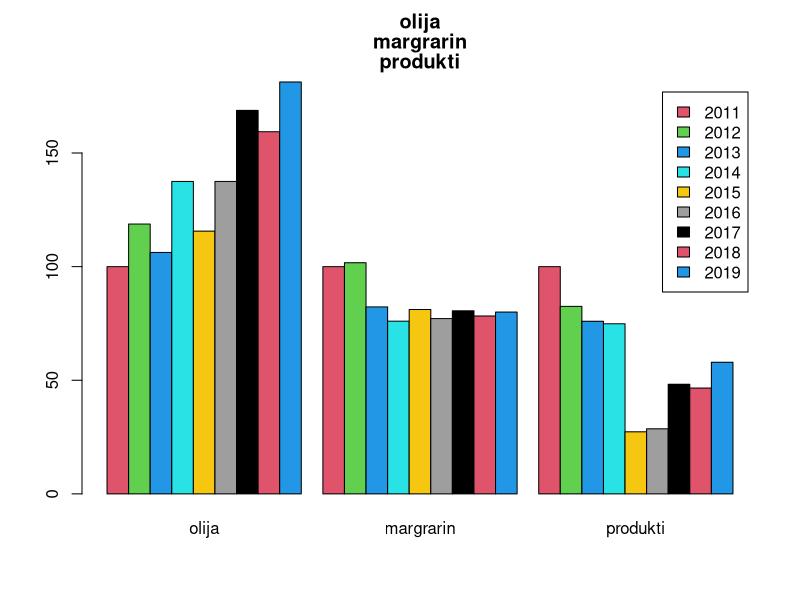
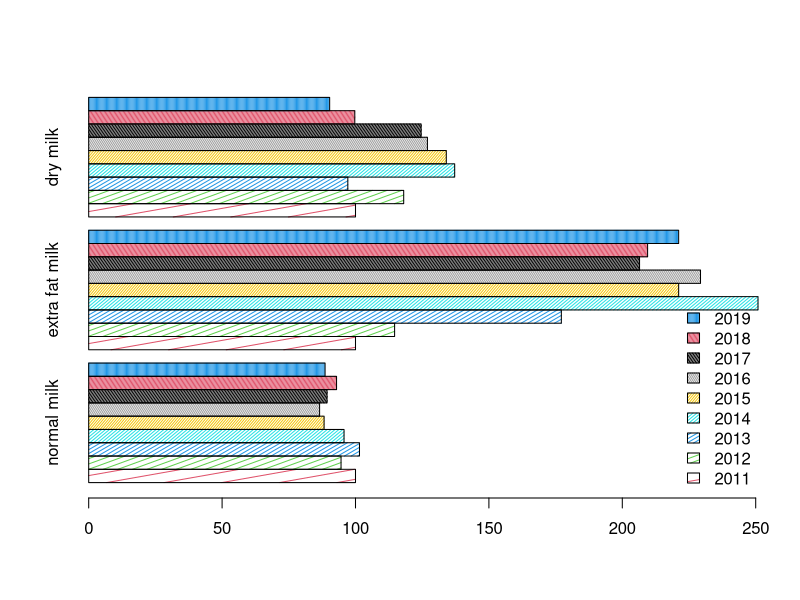
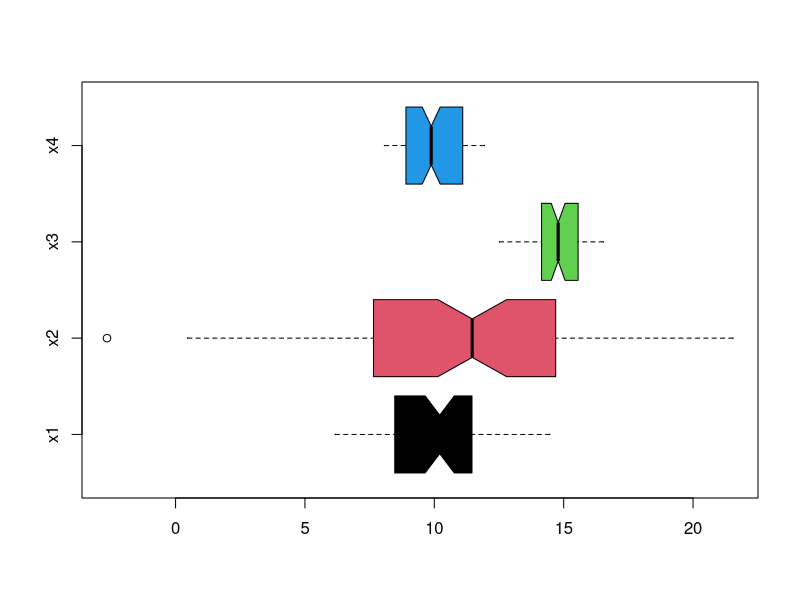
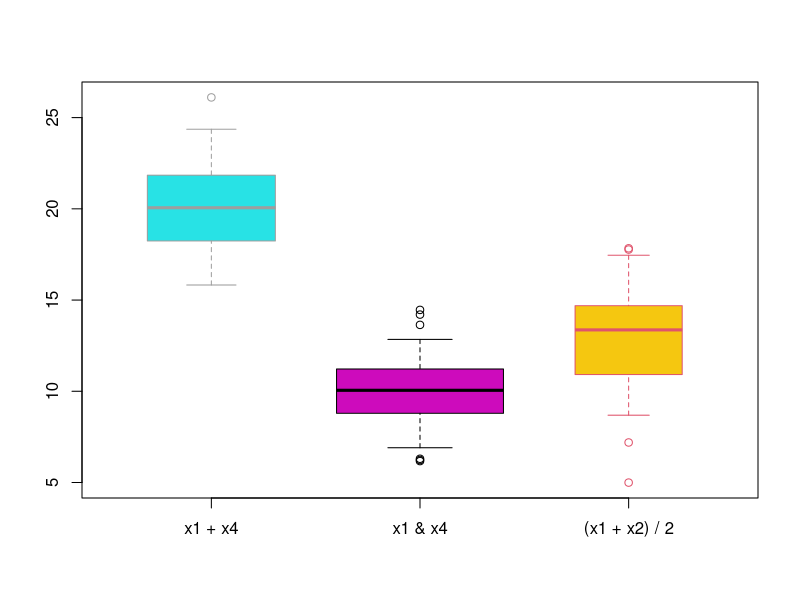

R code for these plots, in order:
n = 10

#2_2.1
data = read.table("ogrizok3.csv", sep = ";", dec =  ",", header = TRUE)
data = data[(3 * n):(3 * n + 6),]
names(data) = c(2011:2019)
data[] = lapply(data, function(x) as.numeric(sub(",", ".", as.character(x), fixed = TRUE)))

for(i in 1:7)
	data[i,] = data[i,] / data[i, 1] * 100

row.names(data) = c("olija", "margrarin", "produkti", "low fat milk", "normal milk", "extra fat milk", "dry milk") 
data
barplot(as.matrix(t(data[c(1:3),])),
	beside = TRUE,
	legend.text = TRUE,
	col = seq(5 * n, 5 * n + 10, len = 9),
	main = paste(row.names(data)[c(1:3)]))

barplot(as.matrix(t(data[c(5:7),])),
	beside = TRUE,
	legend.text = TRUE,
	col = seq(5 * n, 5 * n + 10, len = 9),
	density = seq(10, 90, len = 9),
	angle = seq(10, 90, len = 9),
	horiz = TRUE,
	args.legend = list(x = "bottomright", bty = "n"))

#2_2.2
x1 = rnorm(50 + 2 * n, mean = n, sd = 0.2 * n)
x2 = rnorm(40 + 3 * n, mean = 1.1 * n, sd = 0.5 * n)
x3 = rnorm(60 + n, mean = 1.5 * n, sd = 0.1 * n)
x4 = runif(110 - n, min = 0.8 * n, max = 1.2 * n)

boxplot(list(x1, x2, x3, x4),
	names = c("x1", "x2", "x3", "x4"),
	horizontal = TRUE,
	range = 1.2,
	staplewex = 1 / 150,#nihuya ne ponyal kak3333333333333333333333333333333333333333333333333333333333333333333333333333333333333333333333333333333333333333333333333333333333
	notch = TRUE,
	col = c(1:4)
)

boxplot(list(x1 + x4, c(x1, x4), (x2 + x3) / 2),
	names = c("x1 + x4", "x1 & x4", "(x1 + x2) / 2"),
	range = 0.8,
	staplewex = n / (2 * n + 6),
	varwidth = TRUE,
	col = c((n + 3):(n + 5)),
	border = c((n + 6):(n + 8)),
	outwex = 2.5)#33333333333333333333333333333333333333333333333333333333333333333333333333333333333333333
boxplot(list(x1 + x4, c(x1, x4), (x2 + x3) / 2), plot = FALSE)
